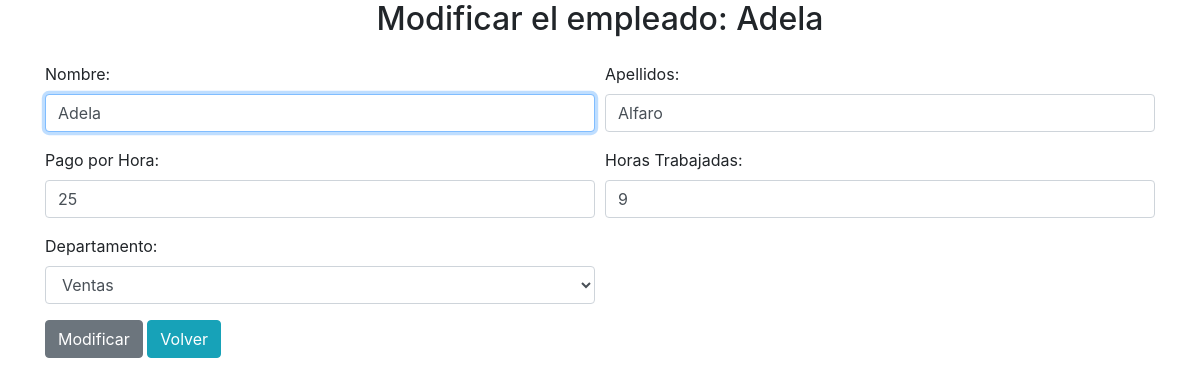
/index.php?controller=empleados&action=modificar&id=14, run on the app's committed database.
### tables this page shows
CREATE TABLE `empleados` (
  `id` int(11) NOT NULL,
  `id_departamento` int(11) NOT NULL,
  `nombres` varchar(100) NOT NULL,
  `apellidos` varchar(100) NOT NULL,
  `pago_hora` double NOT NULL,
  `horas` int(11) NOT NULL
);

### index.php (called while the page is built, shortened)
<?php
require_once "controller/ProductosController.php";

### core/DataSource.php (called while the page is built)
<?php
class DataSource
{
    private $driver, $host, $user, $pass, $database, $charset;
    public function __construct()
    {
        $data = require_once "config/database.php";
        $this->driver = $data["driver"];
        $this->host = $data["host"];
        $this->user = $data["user"];
        $this->pass = $data["pass"];
        $this->database = $data["database"];
        $this->charset = $data["charset"];
    }
    public function conectar()
    {
        if ($this->driver == "mysql" || $this->driver == null) {
            $dsn = "mysql:host={$this->host};dbname={$this->database};charset={$this->charset}";
            $con = new PDO($dsn, $this->user, $this->pass);
            return $con;
        } else {
            return null;
        }
    }
}

### model/EmpleadosModel.php (called while the page is built, shortened)
<?php
require_once "Empleado.php";
class EmpleadosModel extends Empleado
{
    private $tabla;
    public function __construct($datasource)
    {
        $this->tabla = "empleados";
    }
    function find(int $id)
    {
        $query = "SELECT * FROM {$this->tabla} where id = :id";
        $stmt = $this->datasource->prepare($query);
        $stmt -> execute(array(":id"=>$id));
        return $stmt->fetch(PDO::FETCH_OBJ);
    }
}

### model/Empleado.php (called while the page is built, shortened)
<?php
class Empleado
{
    public function __construct($datasource)
    {
        $this->datasource = $datasource;
    }
}

### model/DepartamentoModel.php (called while the page is built, shortened)
<?php
require_once "Departamento.php";
class DepartamentoModel extends Departamento
{
    private $tabla;
    public function __construct($datasource)
    {
        $this->tabla = "departamentos";
    }
    public function all()
    {
        $departamentos = array();
        $query = "SELECT * FROM {$this->tabla} ";
        $stmt = $this->datasource->prepare($query);
        $stmt->execute();
        while ($departamento = $stmt->fetch(PDO::FETCH_OBJ)) {
            array_push($departamentos, $departamento);
        }
        return $departamentos;
    }
}

### model/Departamento.php (called while the page is built, shortened)
<?php
class Departamento
{
    public function __construct($datasource)
    {
        $this->datasource = $datasource;
    }
}

### view/modificarEmpleadoView.php (the view, shortened to what this page needs)
<!DOCTYPE html>
<html lang="es">
<head>
	<link rel="stylesheet" href="https://maxcdn.bootstrapcdn.com/bootstrap/4.0.0/css/bootstrap.min.css">
</head>
<body>
	<div class="container">
		<center><h2>Modificar el empleado: <?=$empleados->nombres; ?></h2></center>
				<form action="index.php?controller=empleados&action=modificar" method="POST">
					<div class="form-row" style="padding-top: 1rem">
						<div class="form-group col-md-6">
							<label for="nombre">Nombre: </label>
							<input type="text" class="form-control" name="nombres" id="nombres" value="<?=$empleados->nombres; ?>" required autofocus>
						</div>
						<div class="form-group col-md-6">
							<label for="marca">Apellidos: </label>
							<input type="text" class="form-control" name="apellidos" id="apellidos" value="<?=$empleados->apellidos; ?>" required>
						</div>
						<div class="form-group col-md-6">
							<label for="marca">Pago por Hora: </label>
							<input type="numeric" class="form-control" name="pago_hora" id="pago_hora" value="<?=$empleados->pago_hora; ?>" required>
						</div>
						<div class="form-group col-md-6">
							<label for="marca">Horas Trabajadas: </label>
							<input type="numeric" class="form-control" name="horas" id="horas" value="<?=$empleados->horas; ?>" required>
						</div>
						<div class="form-group col-md-6">
							<label for="marca">Departamento: </label>
							<select class="form-control" class="form-control" name="departamento" id="departamentos">
				                <?php foreach($departamentos as $departamento){ ?>
				                <option value="<?=$departamento->id; ?>"><?=$departamento->nombre; ?></option>
				            <?php } ?>
				            </select>
				        </div>
				    </div>
					<input type="submit" name="agregar" class="btn btn-secondary" value="Modificar"> <a href="index.php?controller=empleadosView&action=index" class="btn btn-info">Volver</a>
		</div>
</body>
</html>

### data on the page
empleados: nombres "Adela", apellidos "Alfaro", pago_hora "25", horas "9"

### other printed values
form field departamento "Ventas"
